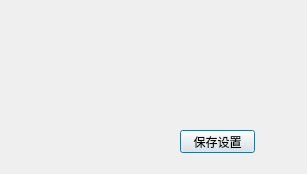
<?xml version="1.0" encoding="UTF-8"?>
<ui version="4.0">
 <class>SettingsDialog</class>
 <widget class="QDialog" name="SettingsDialog">
  <property name="geometry">
   <rect>
    <x>0</x>
    <y>0</y>
    <width>307</width>
    <height>174</height>
   </rect>
  </property>
  <property name="windowTitle">
   <string>设置</string>
  </property>
  <widget class="QWidget" name="layoutWidget">
   <property name="geometry">
    <rect>
     <x>30</x>
     <y>30</y>
     <width>142</width>
     <height>22</height>
    </rect>
   </property>
   <layout class="QHBoxLayout" name="horizontalLayout">
    <item>
     <widget class="QLabel" name="label">
      <property name="text">
       <string>字体大小</string>
      </property>
     </widget>
    </item>
    <item>
     <spacer name="horizontalSpacer">
      <property name="orientation">
       <enum>Qt::Horizontal</enum>
      </property>
      <property name="sizeHint" stdset="0">
       <size>
        <width>40</width>
        <height>20</height>
       </size>
      </property>
     </spacer>
    </item>
    <item>
     <widget class="QSpinBox" name="spinBoxFontSize"/>
    </item>
   </layout>
  </widget>
  <widget class="QPushButton" name="btnSaveSettings">
   <property name="geometry">
    <rect>
     <x>180</x>
     <y>130</y>
     <width>75</width>
     <height>23</height>
    </rect>
   </property>
   <property name="text">
    <string>保存设置</string>
   </property>
  </widget>
 </widget>
 <layoutdefault spacing="6" margin="11"/>
 <resources/>
 <connections/>
</ui>
